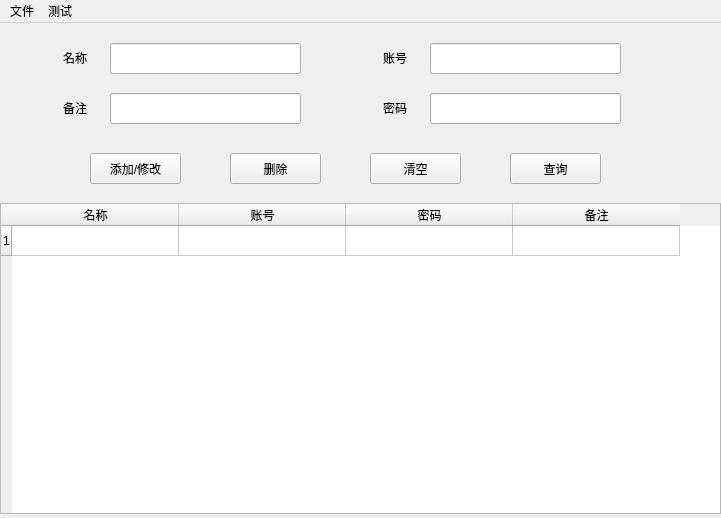
<?xml version="1.0" encoding="UTF-8"?>
<ui version="4.0">
 <class>MainWindow</class>
 <widget class="QMainWindow" name="MainWindow">
  <property name="geometry">
   <rect>
    <x>0</x>
    <y>0</y>
    <width>721</width>
    <height>518</height>
   </rect>
  </property>
  <property name="minimumSize">
   <size>
    <width>721</width>
    <height>518</height>
   </size>
  </property>
  <property name="maximumSize">
   <size>
    <width>721</width>
    <height>518</height>
   </size>
  </property>
  <property name="windowTitle">
   <string>MainWindow</string>
  </property>
  <property name="windowIcon">
   <iconset>
    <normaloff>../img/safe.png</normaloff>../img/safe.png</iconset>
  </property>
  <widget class="QWidget" name="centralwidget">
   <widget class="QLabel" name="labelname">
    <property name="geometry">
     <rect>
      <x>50</x>
      <y>20</y>
      <width>50</width>
      <height>30</height>
     </rect>
    </property>
    <property name="focusPolicy">
     <enum>Qt::NoFocus</enum>
    </property>
    <property name="text">
     <string>名称</string>
    </property>
    <property name="textFormat">
     <enum>Qt::AutoText</enum>
    </property>
    <property name="alignment">
     <set>Qt::AlignCenter</set>
    </property>
   </widget>
   <widget class="QLabel" name="labelaccount">
    <property name="geometry">
     <rect>
      <x>370</x>
      <y>20</y>
      <width>50</width>
      <height>30</height>
     </rect>
    </property>
    <property name="text">
     <string>账号</string>
    </property>
    <property name="alignment">
     <set>Qt::AlignCenter</set>
    </property>
   </widget>
   <widget class="QLabel" name="labelpassword">
    <property name="geometry">
     <rect>
      <x>370</x>
      <y>70</y>
      <width>50</width>
      <height>30</height>
     </rect>
    </property>
    <property name="text">
     <string>密码</string>
    </property>
    <property name="alignment">
     <set>Qt::AlignCenter</set>
    </property>
   </widget>
   <widget class="QLabel" name="labelremarks">
    <property name="geometry">
     <rect>
      <x>50</x>
      <y>70</y>
      <width>50</width>
      <height>30</height>
     </rect>
    </property>
    <property name="text">
     <string>备注</string>
    </property>
    <property name="alignment">
     <set>Qt::AlignCenter</set>
    </property>
   </widget>
   <widget class="QPushButton" name="pushButtonclear">
    <property name="geometry">
     <rect>
      <x>370</x>
      <y>130</y>
      <width>91</width>
      <height>31</height>
     </rect>
    </property>
    <property name="text">
     <string>清空</string>
    </property>
   </widget>
   <widget class="QPushButton" name="pushButtonmodify">
    <property name="geometry">
     <rect>
      <x>90</x>
      <y>130</y>
      <width>91</width>
      <height>31</height>
     </rect>
    </property>
    <property name="text">
     <string>添加/修改</string>
    </property>
   </widget>
   <widget class="QPushButton" name="pushButtondelete">
    <property name="geometry">
     <rect>
      <x>230</x>
      <y>130</y>
      <width>91</width>
      <height>31</height>
     </rect>
    </property>
    <property name="text">
     <string>删除</string>
    </property>
   </widget>
   <widget class="QPushButton" name="pushButtonquery">
    <property name="geometry">
     <rect>
      <x>510</x>
      <y>130</y>
      <width>91</width>
      <height>31</height>
     </rect>
    </property>
    <property name="text">
     <string>查询</string>
    </property>
   </widget>
   <widget class="QLineEdit" name="lineEditname">
    <property name="geometry">
     <rect>
      <x>110</x>
      <y>20</y>
      <width>191</width>
      <height>31</height>
     </rect>
    </property>
   </widget>
   <widget class="QLineEdit" name="lineEditaccount">
    <property name="geometry">
     <rect>
      <x>430</x>
      <y>20</y>
      <width>191</width>
      <height>31</height>
     </rect>
    </property>
   </widget>
   <widget class="QLineEdit" name="lineEditpassword">
    <property name="geometry">
     <rect>
      <x>430</x>
      <y>70</y>
      <width>191</width>
      <height>31</height>
     </rect>
    </property>
    <property name="clearButtonEnabled">
     <bool>false</bool>
    </property>
   </widget>
   <widget class="QLineEdit" name="lineEditremarks">
    <property name="geometry">
     <rect>
      <x>110</x>
      <y>70</y>
      <width>191</width>
      <height>31</height>
     </rect>
    </property>
   </widget>
   <widget class="QTableWidget" name="tableWidget">
    <property name="geometry">
     <rect>
      <x>0</x>
      <y>180</y>
      <width>721</width>
      <height>311</height>
     </rect>
    </property>
    <property name="sortingEnabled">
     <bool>false</bool>
    </property>
    <property name="columnCount">
     <number>4</number>
    </property>
    <attribute name="horizontalHeaderMinimumSectionSize">
     <number>50</number>
    </attribute>
    <attribute name="horizontalHeaderDefaultSectionSize">
     <number>167</number>
    </attribute>
    <attribute name="horizontalHeaderShowSortIndicator" stdset="0">
     <bool>false</bool>
    </attribute>
    <attribute name="verticalHeaderVisible">
     <bool>true</bool>
    </attribute>
    <attribute name="verticalHeaderDefaultSectionSize">
     <number>30</number>
    </attribute>
    <row>
     <property name="text">
      <string>1</string>
     </property>
    </row>
    <column>
     <property name="text">
      <string>名称</string>
     </property>
    </column>
    <column>
     <property name="text">
      <string>账号</string>
     </property>
    </column>
    <column>
     <property name="text">
      <string>密码</string>
     </property>
    </column>
    <column>
     <property name="text">
      <string>备注</string>
     </property>
    </column>
   </widget>
   <widget class="QLineEdit" name="lineEdituuid">
    <property name="enabled">
     <bool>false</bool>
    </property>
    <property name="geometry">
     <rect>
      <x>700</x>
      <y>-20</y>
      <width>10</width>
      <height>10</height>
     </rect>
    </property>
    <property name="readOnly">
     <bool>false</bool>
    </property>
    <property name="clearButtonEnabled">
     <bool>false</bool>
    </property>
   </widget>
  </widget>
  <widget class="QMenuBar" name="menuBar">
   <property name="geometry">
    <rect>
     <x>0</x>
     <y>0</y>
     <width>721</width>
     <height>26</height>
    </rect>
   </property>
   <widget class="QMenu" name="menu">
    <property name="title">
     <string>文件</string>
    </property>
    <widget class="QMenu" name="submenu1">
     <property name="title">
      <string>导入</string>
     </property>
     <addaction name="importtxt"/>
     <addaction name="importxls"/>
    </widget>
    <widget class="QMenu" name="submenu2">
     <property name="title">
      <string>导出</string>
     </property>
     <addaction name="exporttxt"/>
     <addaction name="exportxls"/>
    </widget>
    <addaction name="submenu1"/>
    <addaction name="submenu2"/>
    <addaction name="separator"/>
   </widget>
   <widget class="QMenu" name="menu_2">
    <property name="title">
     <string>测试</string>
    </property>
    <addaction name="actiontest"/>
   </widget>
   <addaction name="menu"/>
   <addaction name="menu_2"/>
  </widget>
  <action name="importtxt">
   <property name="icon">
    <iconset>
     <normaloff>../img/txt.png</normaloff>../img/txt.png</iconset>
   </property>
   <property name="text">
    <string>txt</string>
   </property>
  </action>
  <action name="exporttxt">
   <property name="icon">
    <iconset>
     <normaloff>../img/txt.png</normaloff>../img/txt.png</iconset>
   </property>
   <property name="text">
    <string>txt</string>
   </property>
  </action>
  <action name="exportxls">
   <property name="icon">
    <iconset>
     <normaloff>../img/xls.png</normaloff>../img/xls.png</iconset>
   </property>
   <property name="text">
    <string>xls(x)</string>
   </property>
  </action>
  <action name="importxls">
   <property name="icon">
    <iconset>
     <normaloff>../img/xls.png</normaloff>../img/xls.png</iconset>
   </property>
   <property name="text">
    <string>xls(x)</string>
   </property>
  </action>
  <action name="actiontest">
   <property name="text">
    <string>test</string>
   </property>
  </action>
 </widget>
 <resources/>
 <connections/>
</ui>
